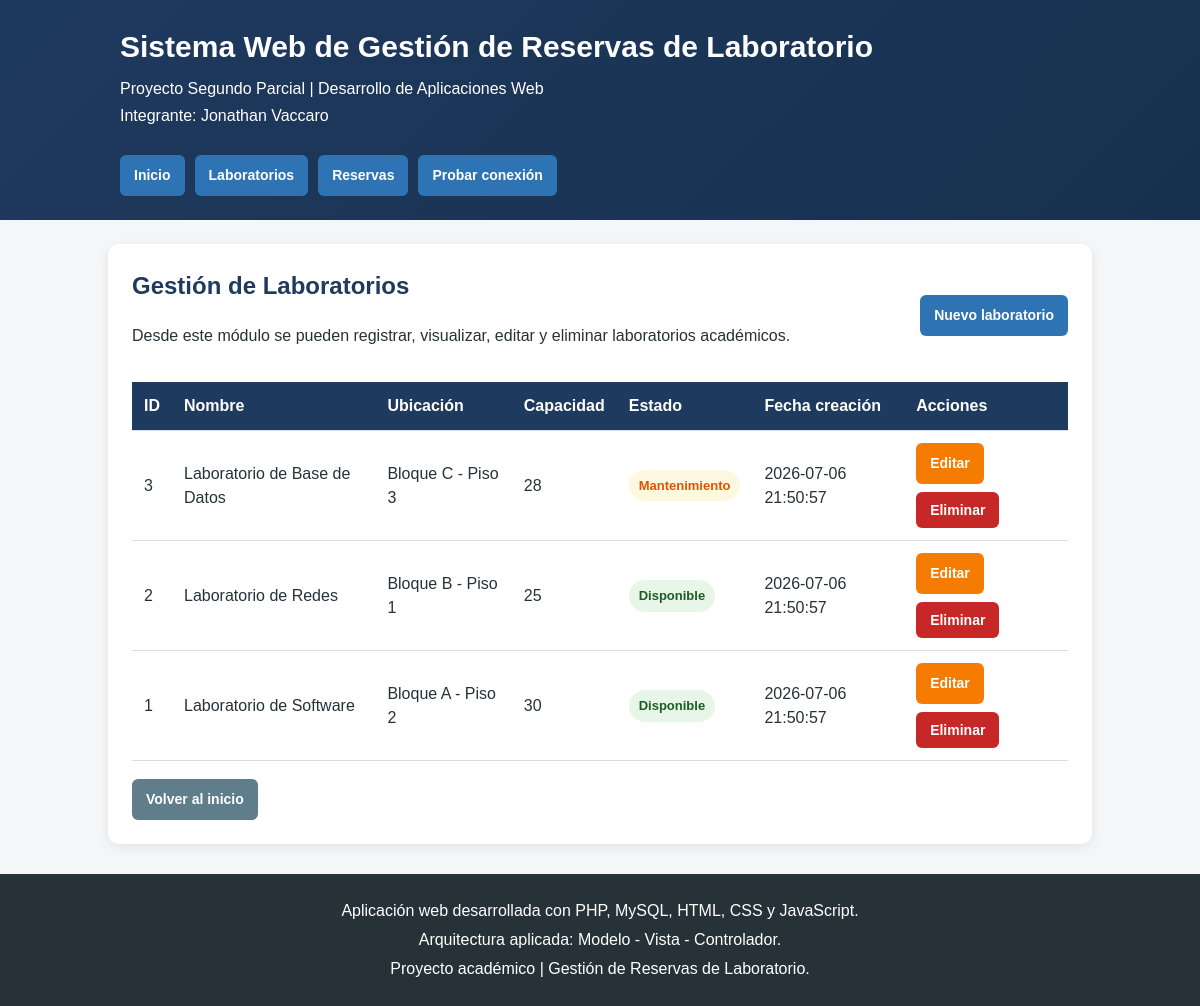
The page /index.php?controller=laboratorios&action=index on the database its author committed.
### tables this page shows
CREATE TABLE laboratorios (
    id INT AUTO_INCREMENT PRIMARY KEY,
    nombre VARCHAR(100) NOT NULL,
    ubicacion VARCHAR(150) NOT NULL,
    capacidad INT NOT NULL,
    estado ENUM('Disponible', 'Mantenimiento', 'Inactivo') NOT NULL DEFAULT 'Disponible',
    fecha_creacion TIMESTAMP DEFAULT CURRENT_TIMESTAMP,
    fecha_actualizacion TIMESTAMP DEFAULT CURRENT_TIMESTAMP ON UPDATE CURRENT_TIMESTAMP
);

### app/controllers/LaboratorioController.php (called while the page is built, shortened)
<?php
require_once __DIR__ . "/../models/Laboratorio.php";
class LaboratorioController
{
    private Laboratorio $modelo;
    public function __construct()
    {
        $this->modelo = new Laboratorio();
    }
    public function index(): void
    {
        $laboratorios = $this->modelo->listar();
        cargarVista("laboratorios/index", [
            "titulo" => "Gestión de Laboratorios",
            "laboratorios" => $laboratorios
        ]);
    }
}

### config/conexion.php (called while the page is built, shortened)
<?php
class Conexion
{
    private static string $host = "127.0.0.1";
    private static string $baseDatos = "bd_reservas_laboratorio";
    private static string $usuario = "root";
    private static string $clave = "";
    private static int $puerto = 3307;
    public static function conectar(): mysqli
    {
        $conexion = new mysqli(
            self::$host,
            self::$usuario,
            self::$clave,
            self::$baseDatos,
            self::$puerto
        );
        $conexion->set_charset("utf8mb4");
        return $conexion;
    }
}

### app/models/Laboratorio.php (called while the page is built, shortened)
<?php
require_once __DIR__ . "/../../config/conexion.php";
class Laboratorio
{
    private mysqli $conexion;
    public function __construct()
    {
        $this->conexion = Conexion::conectar();
    }
    public function listar(): array
    {
        $sql = "SELECT id, nombre, ubicacion, capacidad, estado, fecha_creacion, fecha_actualizacion
                FROM laboratorios
                ORDER BY id DESC";
        $resultado = $this->conexion->query($sql);
        return $resultado->fetch_all(MYSQLI_ASSOC);
    }
}

### app/views/laboratorios/index.php (the view, shortened to what this page needs)
<section class="tarjeta">
    <div class="encabezado-seccion">
        <div>
            <h2>Gestión de Laboratorios</h2>
            <p>
                Desde este módulo se pueden registrar, visualizar, editar y eliminar
                laboratorios académicos.
            </p>
        </div>
        <a class="boton" href="index.php?controller=laboratorios&action=crear">
            Nuevo laboratorio
        </a>
    </div>
    <?php if (empty($laboratorios)): ?>
        <div class="alerta error">
            No existen laboratorios registrados.
        </div>
    <?php else: ?>
        <div class="tabla-contenedor">
            <table class="tabla-datos">
                <thead>
                    <tr>
                        <th>ID</th>
                        <th>Nombre</th>
                        <th>Ubicación</th>
                        <th>Capacidad</th>
                        <th>Estado</th>
                        <th>Fecha creación</th>
                        <th>Acciones</th>
                    </tr>
                </thead>
                <tbody>
                    <?php foreach ($laboratorios as $laboratorio): ?>
                        <?php
                            $estadoClase = strtolower($laboratorio["estado"]);
                        ?>
                        <tr>
                            <td><?= htmlspecialchars($laboratorio["id"]) ?></td>
                            <td><?= htmlspecialchars($laboratorio["nombre"]) ?></td>
                            <td><?= htmlspecialchars($laboratorio["ubicacion"]) ?></td>
                            <td><?= htmlspecialchars($laboratorio["capacidad"]) ?></td>
                            <td>
                                <span class="estado estado-<?= htmlspecialchars($estadoClase) ?>">
                                    <?= htmlspecialchars($laboratorio["estado"]) ?>
                                </span>
                            </td>
                            <td><?= htmlspecialchars($laboratorio["fecha_creacion"]) ?></td>
                            <td class="acciones-tabla">
                                <a class="boton boton-editar"
                                   href="index.php?controller=laboratorios&action=editar&id=<?= urlencode($laboratorio["id"]) ?>">
                                    Editar
                                </a>
                                <form method="POST"
                                    action="index.php?controller=laboratorios&action=eliminar"
                                    class="form-eliminar"
                                    onsubmit="return confirm('¿Está seguro de eliminar este laboratorio?');">
                                    <button type="submit" class="boton boton-eliminar">
                                        Eliminar
                                    </button>
                                </form>
                            </td>
                        </tr>
                    <?php endforeach; ?>
                </tbody>
            </table>
        </div>
    <?php endif; ?>
    <a class="boton boton-secundario" href="index.php">Volver al inicio</a>
</section>

### public/css/estilos.css (style rules this page uses)
* { box-sizing: border-box; }
body { margin: 0; font-family: Arial, Helvetica, sans-serif; background: #f4f6f8; color: #263238; line-height: 1.5; }
.menu a, .boton, button { display: inline-block; background: #2e74b5; color: white; border: none; text-decoration: none; padding: 10px 14px; border-radius: 6px; cursor: pointer; font-weight: bold; font-size: 14px; transition: background 0.2s ease, transform 0.1s ease; }
.boton-secundario { background: #607d8b; }
.tarjeta { background: white; margin-bottom: 20px; padding: 24px; border-radius: 10px; box-shadow: 0 3px 12px rgba(0,0,0,0.08); }
.encabezado-seccion { display: flex; justify-content: space-between; gap: 16px; align-items: center; flex-wrap: wrap; }
.encabezado-seccion h2 { margin-top: 0; color: #1f3a5f; }
.tabla-contenedor { width: 100%; overflow-x: auto; margin: 18px 0; }
.tabla-datos { width: 100%; border-collapse: collapse; background: white; }
.tabla-datos th, .tabla-datos td { padding: 12px; border-bottom: 1px solid #d7dde3; text-align: left; vertical-align: middle; }
.tabla-datos th { background: #1f3a5f; color: white; }
.acciones-tabla { display: flex; gap: 8px; flex-wrap: wrap; align-items: center; }
.boton-editar { background: #f57c00; }
.boton-eliminar { background: #c62828; }
.estado { display: inline-block; padding: 6px 10px; border-radius: 20px; font-size: 13px; font-weight: bold; }
.estado-disponible { background: #e8f5e9; color: #1b5e20; }
.estado-mantenimiento { background: #fff8e1; color: #e65100; }
.form-eliminar { margin: 0; display: inline; }
.form-eliminar button { font-family: Arial, Helvetica, sans-serif; }

### rows shown on the page
laboratorios: id "3", nombre "Laboratorio de Base de Datos", ubicacion "Bloque C - Piso 3", capacidad "28", estado "Mantenimiento", fecha_creacion "2026-07-06 21:50:57"
laboratorios: id "2", nombre "Laboratorio de Redes", ubicacion "Bloque B - Piso 1", capacidad "25", estado "Disponible", fecha_creacion "2026-07-06 21:50:57"
laboratorios: id "1", nombre "Laboratorio de Software", ubicacion "Bloque A - Piso 2", capacidad "30", estado "Disponible", fecha_creacion "2026-07-06 21:50:57"
